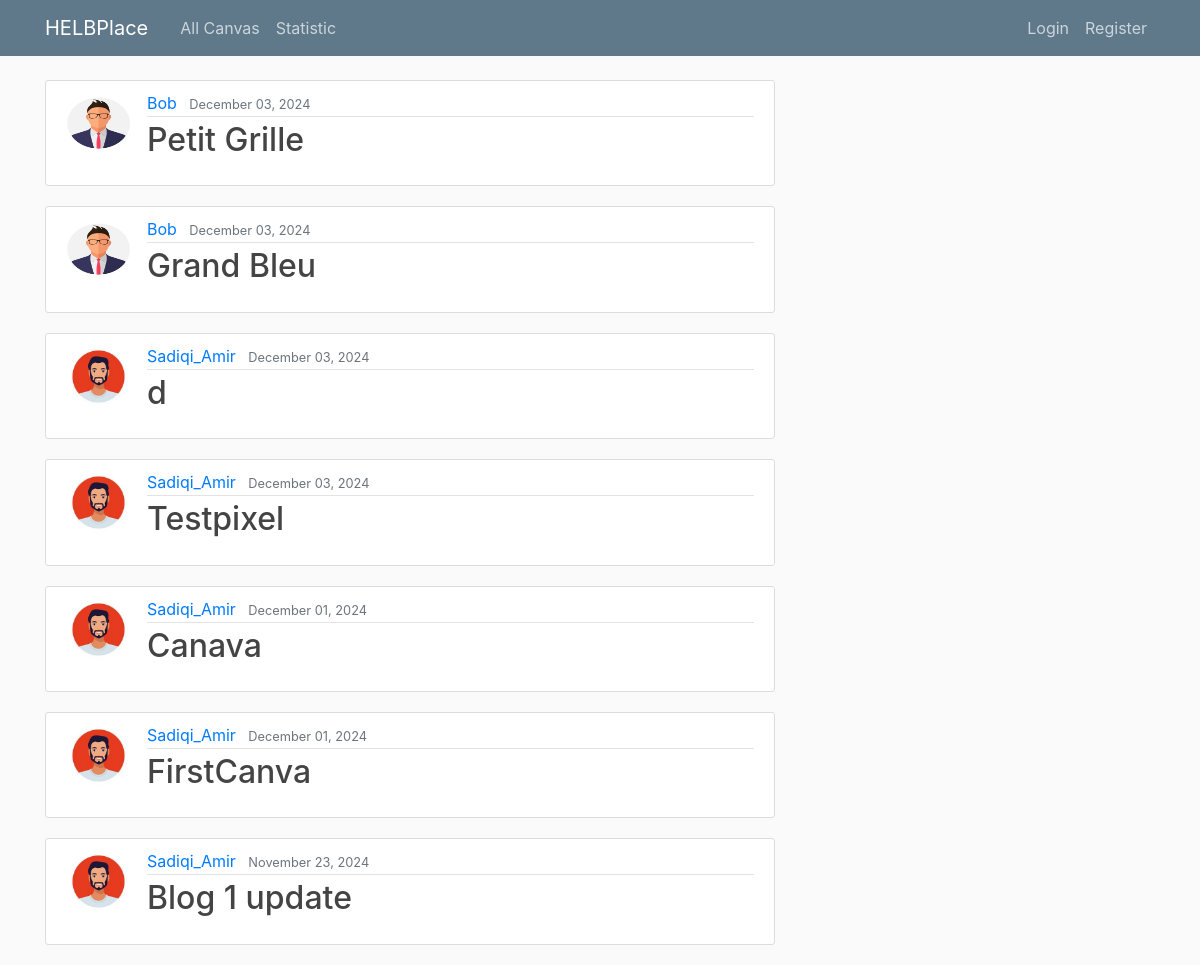
Before: / with the older database file.
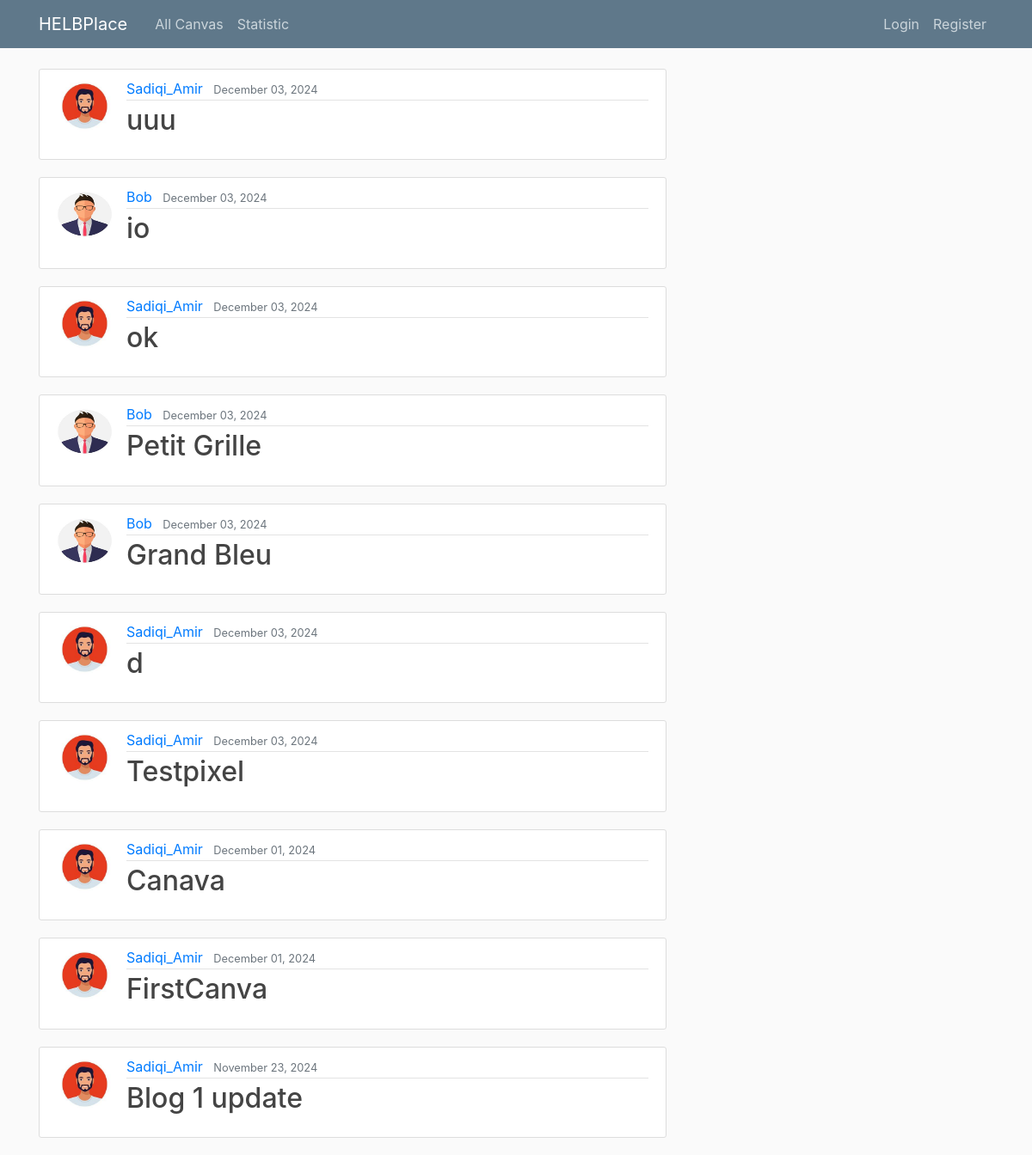
After: the same page with the newer database file.
### blog/models.py (models this page shows, shortened)
class Canva(models.Model):
    title = models.CharField(max_length=100)
    sizeHeight = models.IntegerField()
    sizeWidth = models.IntegerField()
    timer = models.IntegerField()
    date_posted = models.DateTimeField(default=timezone.now)
    author = models.ForeignKey(User, on_delete=models.CASCADE)
    joined_users = models.ManyToManyField(User, related_name='joined_canvases', blank=True)

### users/models.py (models this page shows, shortened)
class Profile(models.Model):
    user=models.OneToOneField(User, on_delete=models.CASCADE) # one-to-one relationship with User model and oneToOneField is used to delete theprofile when the user is deleted
    image=models.ImageField(default='default.jpg', upload_to='profile_pics') # image field to store profile picture

### blog/views.py (the view)
# urls.py: path('', CanvaListView.as_view(), name='blog-home'),
class CanvaListView(ListView):
    model = Canva
    template_name = 'blog/home.html'
    context_object_name = 'canvases'
    ordering = ['-date_posted']

### blog/templates/blog/home.html (shortened to what this page needs)
{% extends "blog/base.html" %}
{% block content %}
    {% for canva in canvases %}
        <article class="media content-section">
            <img class="rounded-circle article-img" src="{{ canva.author.profile.image.url }}">
            <div class="media-body">
                <div class="article-metadata">
                    <a class="mr-2" href="#">{{ canva.author }}</a>
                    <small class="text-muted">{{ canva.date_posted|date:"F d, Y" }}</small>
                </div>
                <h2><a class="article-title" href="{% url 'canva-detail' canva.id %}">{{ canva.title }}</a></h2>
            </div>
        </article>
    {% endfor %}
{% endblock content %}

### blog/templates/blog/base.html (shortened to what this page needs)
{% load static %}
<!DOCTYPE html>
<html>
<head>
    <link rel="stylesheet" href="https://cdn.jsdelivr.net/npm/bootstrap@4.0.0/dist/css/bootstrap.min.css">
    <link rel="stylesheet" type="text/css" href="{% static 'blog/main.css' %}">
</head>
<body>
    <header class="site-header">
        <nav class="navbar navbar-expand-md navbar-dark bg-steel fixed-top">
            <div class="container">
                <a class="navbar-brand mr-4" href="{% url 'blog-home' %}">HELBPlace</a>
                <div class="collapse navbar-collapse" id="navbarToggle">
                    <div class="navbar-nav mr-auto">
                        <a class="nav-item nav-link" href="{% url 'blog-home' %}">All Canvas</a>
                        <a class="nav-item nav-link" href="{% url 'blog-statistic' %}">Statistic</a>
                    </div>
                    <div class="navbar-nav">
                        {% if user.is_authenticated %}
                            <a class="nav-item nav-link" href="{% url 'canva-create' %}">Create canva</a>
                            <a class="nav-item nav-link" href="{% url 'profile' %}">Profile</a>
                            <a class="nav-item nav-link" href="{% url 'logout' %}">Logout</a>
                        {% else %}
                            <a class="nav-item nav-link" href="{% url 'login' %}">Login</a>
                            <a class="nav-item nav-link" href="{% url 'register' %}">Register</a>
                        {% endif %}
                    </div>
                </div>
            </div>
        </nav>
    </header>
    <main role="main" class="container">
        <div class="row">
            <div class="col-md-8">
                {% block content %}{% endblock %}
            </div>
        </div>
    </main>
</body>
</html>

### blog/static/blog/main.css (style rules this page uses)
body { background: #fafafa; color: #333333; margin-top: 5rem; }
h1, h2, h3, h4, h5, h6 { color: #444444; }
.bg-steel { background-color: #5f788a; }
.site-header .navbar-nav .nav-link { color: #cbd5db; }
.content-section { background: #ffffff; padding: 10px 20px; border: 1px solid #dddddd; border-radius: 3px; margin-bottom: 20px; }
.article-title { color: #444444; }
.article-img { height: 65px; width: 65px; margin-right: 16px; }
.article-metadata { padding-bottom: 1px; margin-bottom: 4px; border-bottom: 1px solid #e3e3e3 }

Changed rows visible on the page:
added Canva: author.profile.image (picture), author "Sadiqi_Amir", date_posted "December 03, 2024", title "uuu"
added Canva: author.profile.image (picture), author "Bob", date_posted "December 03, 2024", title "io"
added Canva: author.profile.image (picture), author "Sadiqi_Amir", date_posted "December 03, 2024", title "ok"
